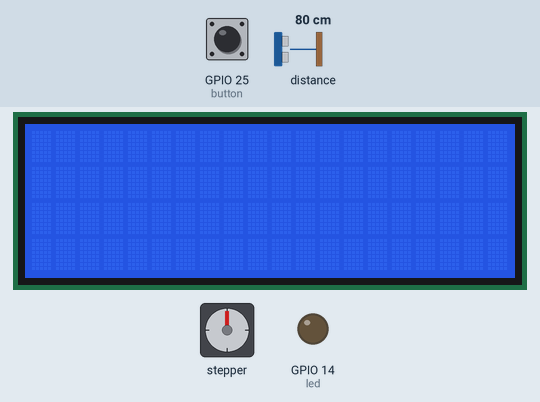
Bench run of a sketch on a simulated ESP32. Shown: 20×4 character LCD, stepper motor, output pins drawn as LEDs (lit = HIGH). Inputs (shaded band) come from the test bench; at power-on: GPIO 25 (button) HIGH, distance to the obstacle 80 cm. Storage starts empty; stepper angles assume 4096 steps per turn; what the sketch prints to the serial monitor is not drawn. At 8.4 s the program stops and its outputs stay as they are.

Above: at 1.2 s.
1.3 s: GPIO 25 (button) pulled LOW for 0.15 s
At 9.1 s:
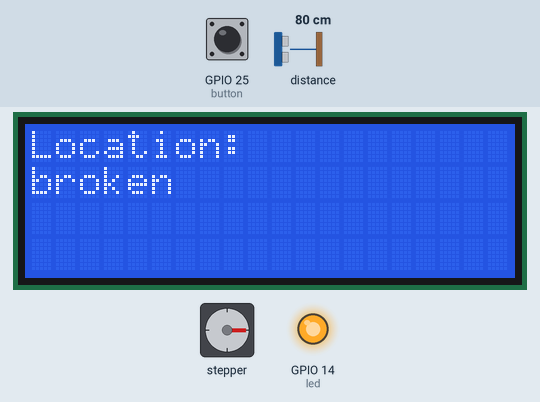
Timing chart, 0 to 9.9 s (numbered marks = the images above; inputs shaded):
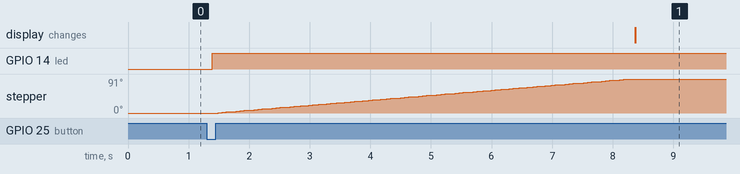

Measured:
- after the input at 1.3 s, GPIO 14 (led): LOW → HIGH after 0.09 s; stepper: turns 91° clockwise in 6.8 s, starting after 0.19 s; the display: changes after 7.1 s (image 1)

The sketch:

sketch_mar19c.ino
```cpp
#include <CheapStepper.h>
#include <SPI.h>
#include <SD.h>
File myFile;
#include <Wire.h>
#include <VL53L1X.h>

VL53L1X sensor;

#include <LiquidCrystal_I2C.h>
LiquidCrystal_I2C lcd(0x27,20,4);

CheapStepper stepper (26,27,28,29);
//CheapStepper stepper;
// here we declare our stepper using default pins:
// arduino pin <--> pins on ULN2003 board:
// 26 <--> IN1
// 27 <--> IN2
// 28 <--> IN3
// 29 <--> IN4
boolean moveClockwise = true;
int rot = 1046;
#define button 25
#define led 14
int count = 1;
int loc1 [210] = {};
int loc2 [210] = {};
int loc3 [210] = {};
int newloc [210] = {};
int countLoc = 0;
int sum1;
int sum2;
int sum3;
void setup() {
  lcd.init();                      // initialize the lcd
  lcd.backlight();

  Serial.begin(115200);
  Wire.begin();
  Wire.setClock(400000); // use 400 kHz I2C
  sensor.setTimeout(500);
  if (!sensor.init())
  {
    Serial.println("Failed to detect and initialize sensor!");
    while (1);
  }
   if (!SD.begin(53)) {
    Serial.println("initialization failed!");
    while (1);
  }
  pinMode(button, INPUT);
  pinMode(led, OUTPUT);
  Serial.println("Ready to start moving!");
  myFile = SD.open("LOCA.txt");
  sensor.setDistanceMode(VL53L1X::Long);
  sensor.setMeasurementTimingBudget(50000);
  sensor.startContinuous(50);
}

void loop() {
  int sen;
  int but = 1;
  but = digitalRead(button);
  delay(50);

 // use myFile.read() to read from file
 if(count == 1){ //read in file to arrays
  myFile.read();
  myFile.parseInt();
  for(int x=0; x<210; x++){
    loc1[x] = myFile.parseInt();
  }

  myFile.read();
  myFile.parseInt();
  for(int x=0; x<210; x++){
    loc2[x] = myFile.parseInt();
  }

  myFile.read();
  myFile.parseInt();
  for(int x=0; x<210; x++){
    loc3[x] = myFile.parseInt();
  }
  count=2;
  }

  if(but == 0){
    digitalWrite(led, HIGH);
  for (int s=0; s<rot; s++){
    stepper.step(moveClockwise);
    int nStep = stepper.getStep();
    if(s%5 == 0){
    sen = sensor.read()/10;
    Serial.println(sen);
    newloc[countLoc] = sen;
    countLoc++;
    }
  }
  count=3;
  }

  if (count == 3) {
    myFile.close();
    for(int x=0; x<210; x++){
     sum1 += abs((loc1[x]) - (newloc[x]));
    }
    Serial.println(sum1);

    for(int x=0; x<210; x++){
     sum2 += abs((loc2[x]) - (newloc[x]));
    }
     Serial.println(sum2);

    for(int x=0; x<210; x++){
     sum3 += abs((loc3[x]) - (newloc[x]));
    }
     Serial.println(sum3);

   lcd.setCursor(0,0);
   lcd.print("Location: ");
   lcd.setCursor(0,1);
   lcd.print("       ");
   lcd.setCursor(0,1);

   if(sum1<sum2 && sum1<sum3) lcd.print("1");
   else if(sum2<sum1 && sum2<sum3) lcd.print("2");
   else if(sum3<sum2 && sum3<sum1) lcd.print("3");
   else lcd.print("broken");
   while(1){}
  }


}
```
